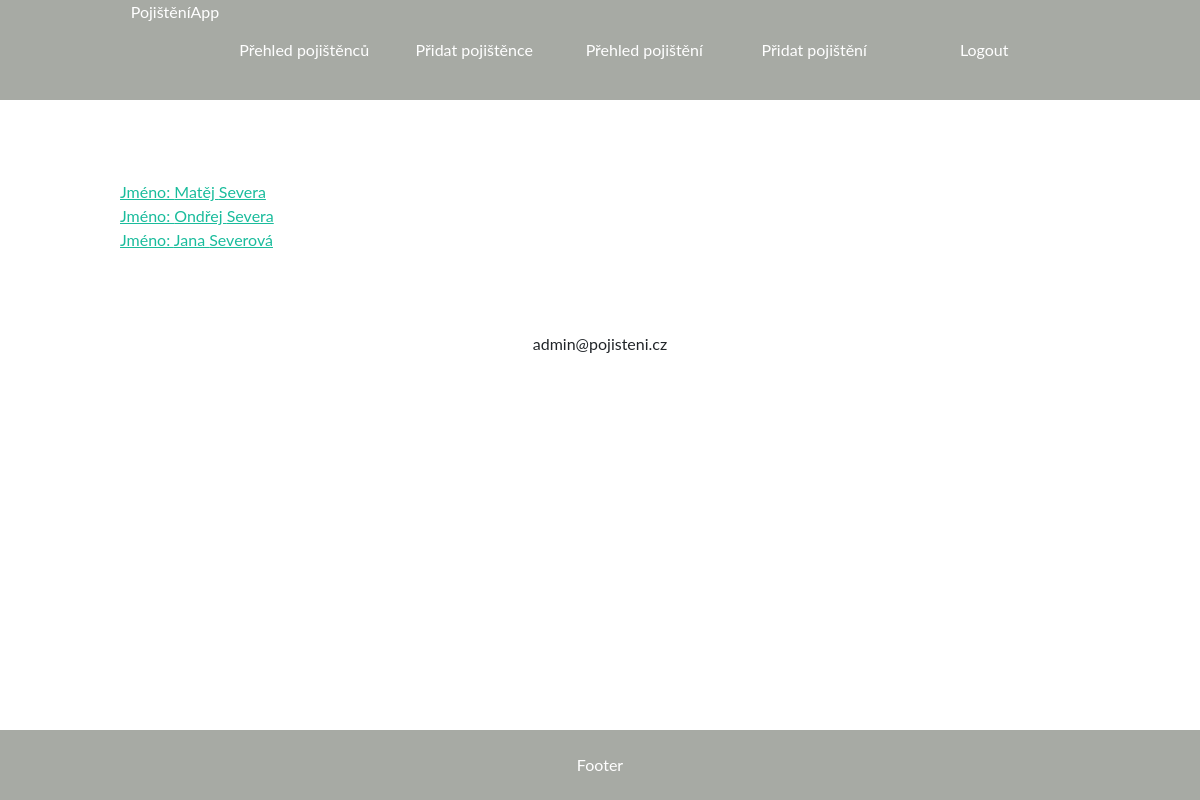
The app's page /pojisteni/pojistenec_index/ (signed in), older data.
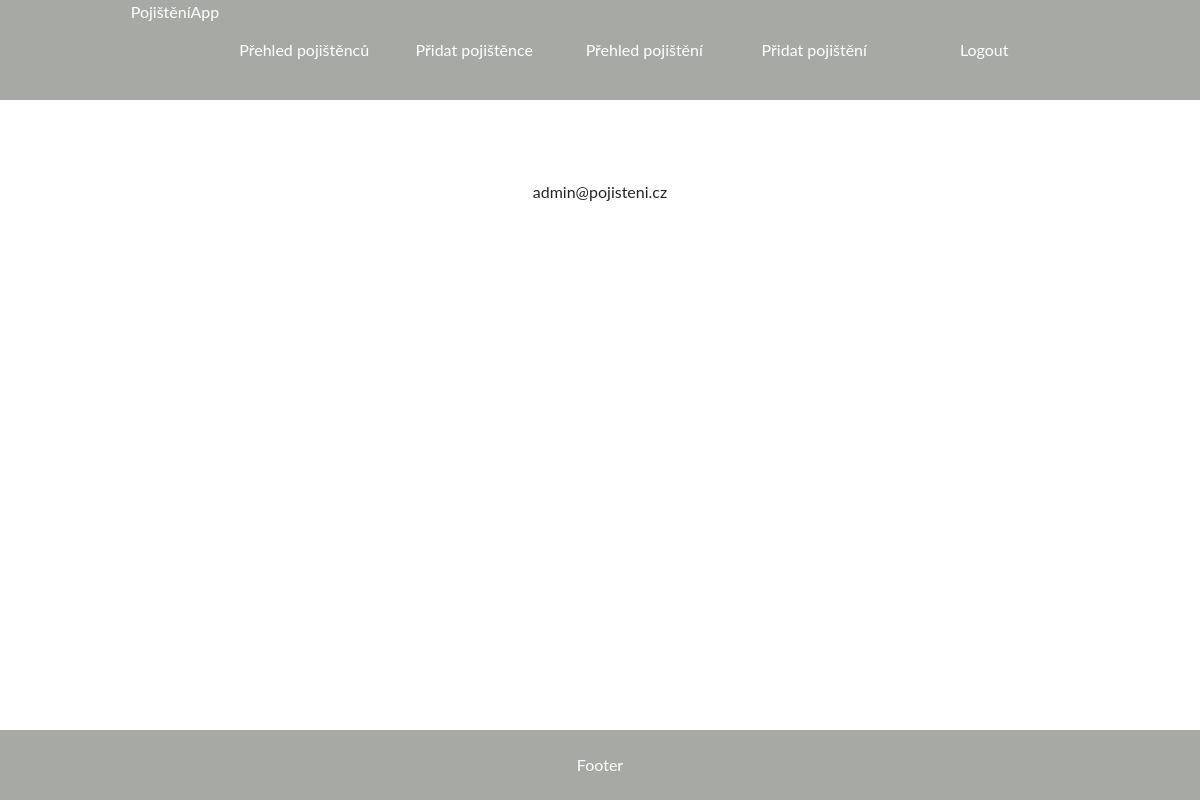
The same page, newer data.
### pojisteni/models.py (models this page shows, shortened)
class Pojistenec(models.Model):
    jmeno = models.CharField(max_length=20, verbose_name="Jméno")
    prijmeni = models.CharField(max_length=20, verbose_name="Příjmení")
    ulice = models.CharField(max_length=20, verbose_name="Ulice a číslo popisné")
    mesto = models.CharField(max_length=20, verbose_name="Město")
    psc = models.CharField(max_length=6, verbose_name="PSČ")
    email = models.CharField(max_length=30, verbose_name="E-mail")
    telefon = models.CharField(max_length=13, verbose_name="Telefon")
    jaka_pojisteni = models.ManyToManyField(Pojisteni)
    class Meta:
        verbose_name = "Pojištěnec"

class Uzivatel(AbstractBaseUser):
    email = models.EmailField(max_length=20, unique=True)
    is_admin = models.BooleanField(default=False)
    class Meta:
        verbose_name = "uživatel"
        verbose_name_plural = "uživatelé"
    objects = UzivatelManager()
    USERNAME_FIELD = "email"

### pojisteni/views.py (the view)
# urls.py: path("pojistenec_index/", views.PojistenecIndex.as_view(), name="pojistenec_index"),
class PojistenecIndex(generic.ListView):
    template_name = "pojisteni/pojistenec_index.html"
    context_object_name = "pojisteni"
    def get_queryset(self):
        return Pojistenec.objects.all().order_by("-id")

### pojisteni/templates/pojisteni/pojistenec_index.html
{% extends "base.html" %}
{% block content %}
    {% for pojistenec in pojisteni %}
        <a href="{% url 'pojistenec_detail' pojistenec.id %}"> Jméno: {{pojistenec.jmeno}} {{pojistenec.prijmeni}} <br> </a>
    {% endfor %}
{% endblock %}

### pojisteni/templates/base.html (shortened to what this page needs)
<!DOCTYPE html>
<html lang="cs">
<head>
    {% load static %}
    {% load bootstrap5 %}
    {% bootstrap_css %}
    <link rel="stylesheet" href="{% static 'css/style.css' %}" type="text/css">
    <link rel="stylesheet" href="{% static 'css/styles.css' %}" type = "text/css"/>
</head>
<body>
    <nav>
        <div class="flex_box">
            PojištěníApp
            {% if user.is_authenticated %}<div class="nav_item"><a href="{% url 'pojistenec_index' %}">Přehled pojištěnců</a></div>{% endif %}
            {% if user.is_admin %}<div class="nav_item"><a href="{% url 'novy_pojistenec' %}">Přidat pojištěnce</a></div>{% endif %}
            {% if user.is_authenticated %}<div class="nav_item"><a href="{% url 'pojisteni_index' %}">Přehled pojištění</a></div>{% endif %}
            {% if user.is_admin %}<div class="nav_item"><a href="{% url 'nove_pojisteni' %}">Přidat pojištění</a></div>{% endif %}
            {% if user.is_authenticated %}<div class="nav_item"><a href="{% url 'logout' %}">Logout</a></div>{% endif %}
        </div>
    </nav>
    <div class="content">
    {% block content %}
    {% endblock %}
    </div>
    <footer>
        Footer
    </footer>
</body>
<div class="text-center">{{request.user.email}}</div>
</html>

### pojisteni/static/css/style.css (style rules this page uses)
html, body { width: 100%; height: 100%; margin: 0; }
nav { width: 100%; height: 100px; background-color: #a7aaa4; color: white; }
.flex_box { width: 100%; height: 100px; display: flex; justify-content: center; }
.flex_box a { text-decoration: none; color: white; }
.nav_item { margin-left: 10px; margin-right: 10px; background-color: #a7aaa4; height: 100px; width: 150px; text-align: center; line-height: 100px; vertical-align: middle; color: white; }
footer { position: fixed; width: 100%; height: 70; background-color: #a7aaa4; text-align: center; line-height: 70px; vertical-align: middle; bottom: 0; color: white; }

Row changes from the older to the newer data that the page shows:
removed Pojistenec: jmeno "Matěj", prijmeni "Severa"
removed Pojistenec: jmeno "Ondřej", prijmeni "Severa"
removed Pojistenec: jmeno "Jana", prijmeni "Severová"
